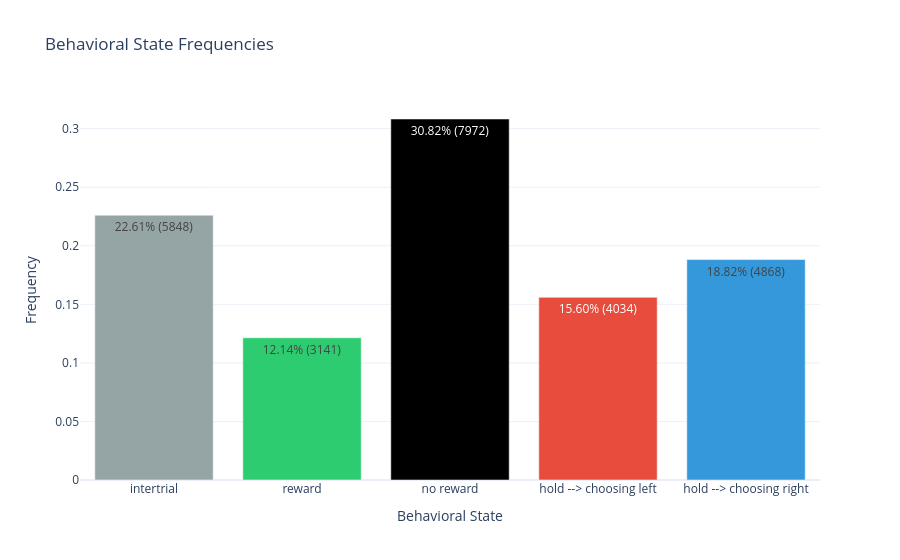

Write notebook code for a chart like this one.
### Code cell
_ = plot_behavior_state_sample_frequencies_barchart(ds.b, ds.b_labels_dict, color_map=ds.get_color_map_for_plotting(), title="Behavioral State Frequencies")

### Figure 1 — Plotly figure (JSON) as saved in the notebook; plotly's stock layout.template omitted (floating-point values rounded to 4 significant figures)
{"data": [{"marker": {"color": ["#95a5a6", "#2ecc71", "#000000", "#e74c3c", "#3498db"]}, "text": ["22.61% (5848)", "12.14% (3141)", "30.82% (7972)", "15.60% (4034)", "18.82% (4868)"], "textposition": "auto", "type": "bar", "x": ["intertrial", "reward", "no reward", "hold --> choosing left", "hold --> choosing right"], "y": [0.2261, 0.1214, 0.3082, 0.156, 0.1882]}], "layout": {"title": {"text": "Behavioral State Frequencies"}, "xaxis": {"title": {"text": "Behavioral State"}}, "yaxis": {"title": {"text": "Frequency"}}}}
